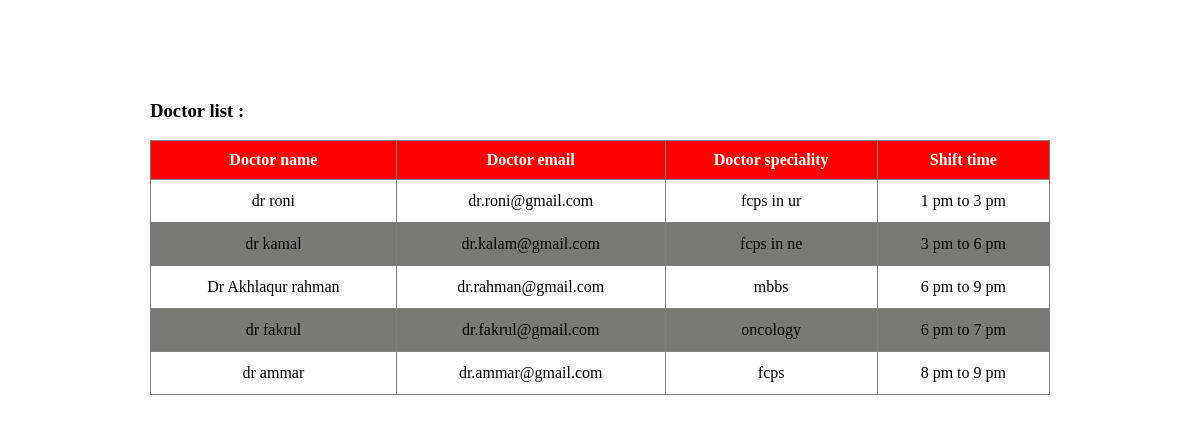
The app's page /doc_list.php with its own data.
### tables this page shows
CREATE TABLE `newdoctor` (
  `doc_Name` varchar(20) NOT NULL,
  `phone` int(20) NOT NULL,
  `doc_email` varchar(30) NOT NULL,
  `doc_dept` varchar(10) NOT NULL,
  `doc_speciality` varchar(10) NOT NULL,
  `pass` int(10) NOT NULL,
  `licence_num` int(30) NOT NULL,
  `shift_time` varchar(20) NOT NULL
);

### doc_list.php (the view, shortened to what this page needs)
<?php
  include "inc/connection.php";
  $query="select * from newdoctor";
  $connect=mysqli_query($db,$query);
  $num=mysqli_num_rows($connect);
?>
<!DOCTYPE html>
<html>
<head>
</head>
<body>
<div class="container">
	<h3>Doctor list :</h3>
	<br>
	<table border="1">
		<tr>
			<th>Doctor name</th>
			<th>Doctor email</th>
			<th>Doctor speciality</th>
			<th>Shift time</th>
		</tr>
		<?php
			if($num>1){
				while ($data=mysqli_fetch_assoc($connect))
				{
					echo "
						<tr>
						 <td>".$data['doc_Name']."</td>
						 <td>".$data['doc_email']."</td>
						 <td>".$data['doc_speciality']."</td>
						 <td>".$data['shift_time']."</td>
						</tr>
					";
				}
			}
		?>
	</table>
</div>
</body>
</html>

### doc_list.php (style rules this page uses)
* { padding: 0; margin: 0; box-sizing: border-box; }
body { width: 100%; min-height: 100vh; box-sizing: border-box; }
.container { max-width: 900px; margin: 100px auto; width: 100%; }
table { border-collapse: collapse; width: 100%; }
table th { background-color: red; color: #fff; padding: 10px; }
table td { padding: 12px; color: #000; font-size: 1em; text-align: center; }
table tr:nth-child(odd) { background-color: #797976; }

### records on screen
newdoctor: doc_Name "dr roni", doc_email "dr.roni@gmail.com", doc_speciality "fcps in ur", shift_time "1 pm to 3 pm"
newdoctor: doc_Name "dr kamal", doc_email "dr.kalam@gmail.com", doc_speciality "fcps in ne", shift_time "3 pm to 6 pm"
newdoctor: doc_Name "Dr Akhlaqur rahman", doc_email "dr.rahman@gmail.com", doc_speciality "mbbs", shift_time "6 pm to 9 pm"
newdoctor: doc_Name "dr fakrul", doc_email "dr.fakrul@gmail.com", doc_speciality "oncology", shift_time "6 pm to 7 pm"
newdoctor: doc_Name "dr ammar", doc_email "dr.ammar@gmail.com", doc_speciality "fcps", shift_time "8 pm to 9 pm"
